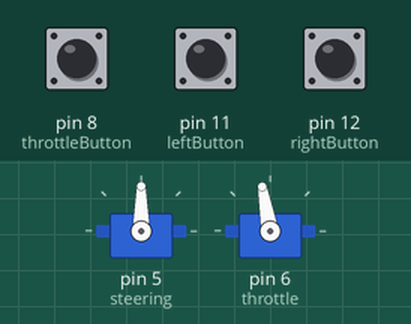
This sketch was run on a simulated Arduino Uno, built with avr-gcc and run on an emulated ATmega328P. Shown: 2 × servo. Inputs (shaded band) come from the test bench; at power-on: pin 8 (throttleButton) HIGH, pin 11 (leftButton) HIGH, pin 12 (rightButton) HIGH.

Above: at 1.2 s.
1.3 s: pin 8 (throttleButton) pulled LOW for 0.15 s
At 1.37 s:
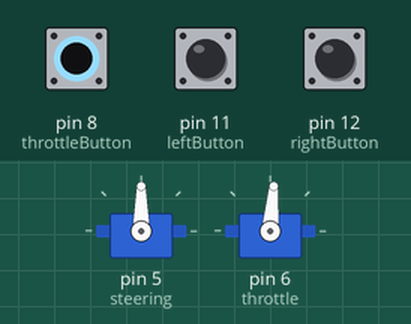
2.9 s: pin 11 (leftButton) pulled LOW for 0.15 s
At 2.97 s:
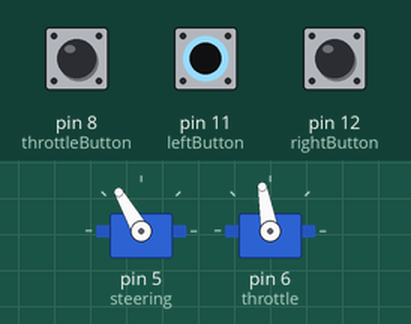
4.5 s: pin 12 (rightButton) pulled LOW for 0.15 s
At 4.57 s:
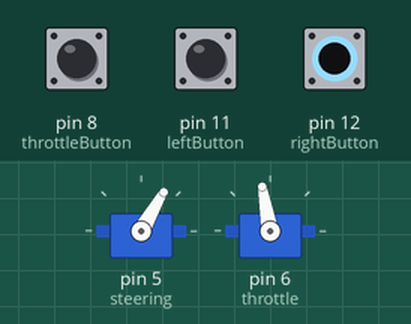
6.1 s: pin 12 (rightButton) pulled LOW for 3.2 s
At 9.8 s:
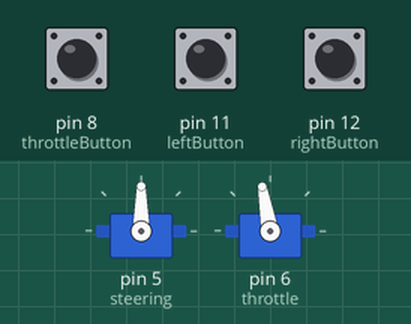
10.8 s: pin 8 (throttleButton) pulled LOW for 3.2 s
At 12.1 s:
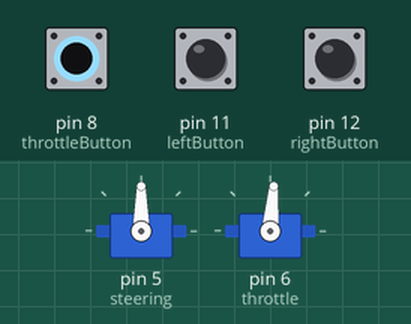
15.5 s: pin 8 (throttleButton) driven LOW and pin 11 (leftButton) driven LOW
At 16.9 s:
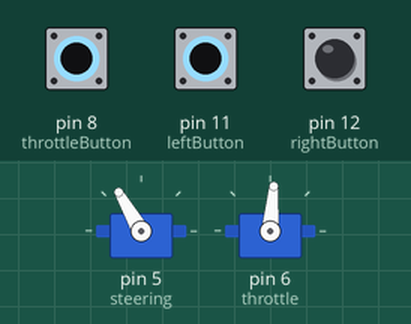
Timing chart, 0 to 18.0 s (numbered marks = the images above; inputs shaded):
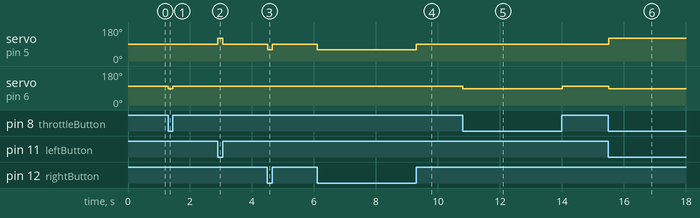

Measured:
- after the input at 1.3 s, servo on pin 6 (throttle): 100° → 85° at once, → 100° 0.15 s later
- after the input at 2.9 s, servo on pin 5 (steering): 90° → 120° at once, → 90° 0.15 s later
- after the input at 4.5 s, servo on pin 5 (steering): 90° → 60° at once, → 90° 0.15 s later
- after the input at 6.1 s, servo on pin 5 (steering): 90° → 60° at once, → 90° 3.2 s later
- after the input at 10.8 s, servo on pin 6 (throttle): 100° → 85° at once, → 100° 3.2 s later
- after the input at 15.5 s, servo on pin 5 (steering): 90° → 120° at once; servo on pin 6 (throttle): 100° → 85° at once

The sketch:

steeringAndThrottlePWMv2.ino
```cpp
/*
  Controls the steering and throttle on an RC car. On button press,
  a PWM signal is generated that controls the servo motor, which
  controls the steering. Use with Arduino Uno.

  Note to self: analogWrite() doesn't work.

  In contrast with steeringAndThrottlePWMv1, this program uses
  the servo libraries (<Servo.h>) and functions (Servo.attach,
  Servo.write) for more responsiveness. You may damage the motors,
  though.

  Old code is commented out.

  From experience, the throttle neutral point PWM signal is an
  uptime of around 1.56 to 1.60 ms. The ESC (electronic speed
  controller) must detect such a signal upon startup before it
  will run the motor, probably as a safety feature.
*/

#include <Servo.h>

// set the pin used to simulate the PWM output to control steering
int steering = 5;
int throttle = 6;
// set the pin for button input
int leftButton = 11;
int rightButton = 12;
int throttleButton = 8;
// initializes the servo steering motor
Servo steeringServo;
// pretends the ESC is also a servo
Servo throttleServo;

void setup() {
  // tells the Arduino that the steering output pin controls a servo
  steeringServo.attach(steering, 1220, 1700); // was pinMode(steering, OUTPUT);
  // pretends the throttle is a servo
  throttleServo.attach(throttle, 1040, 2000); // was pinMode(throttle, OUTPUT);
  // initialize the button pins as inputs.
  pinMode(leftButton, INPUT_PULLUP);
  pinMode(rightButton, INPUT_PULLUP);
  pinMode(throttleButton, INPUT_PULLUP);
}

void turnStraight() {
  steeringServo.write(90);
/*
  // simulated PWM output for going straight
  // the PWM output for going straight is
  // 1.45 ms high, 14.56 ms low.
  digitalWrite(steering, HIGH);
  delayMicroseconds(1450);
  digitalWrite(steering, LOW);
  delayMicroseconds(14560);
*/
}

void turnLeft() {
  steeringServo.write(120);
/*
  // simulated PWM output for turning full left
  // the PWM output for turning full left is
  // 1.70 ms high, 14.34 ms low.
  digitalWrite(steering, HIGH);
  delayMicroseconds(1700);
  digitalWrite(steering, LOW);
  delayMicroseconds(14340);
*/
}

void turnRight() {
  steeringServo.write(60);
/*
  // simulated PWM output for turning full right
  // the PWM output for turning full right is
  // 1.22 ms high, 14.80 ms low.
  digitalWrite(steering, HIGH);
  delayMicroseconds(1220);
  digitalWrite(steering, LOW);
  delayMicroseconds(14800);
*/
}

void accelerate() {
  throttleServo.write(85);
/*
  // simulated PWM output for light acceleration
  digitalWrite(throttle, HIGH);
  delayMicroseconds(1400);
  digitalWrite(throttle, LOW);
  delayMicroseconds(14640);
*/
}

void brake() {
  throttleServo.write(100);
/*
  // simulated PWM output for braking
  digitalWrite(throttle, HIGH);
  delayMicroseconds(1560);
  digitalWrite(throttle, LOW);
  delayMicroseconds(14480);
*/
}

// the loop routine runs over and over again forever:
void loop() {
  // read the pushbutton value into a variable
  int sensorValLeft = digitalRead(leftButton);
  int sensorValRight = digitalRead(rightButton);
  int sensorValThrottle = digitalRead(throttleButton);

  // Keep in mind the pullup means the pushbutton's
  // logic is inverted. It goes HIGH when it's open,
  // and LOW when it's pressed.

  // if no input is detected, go straight:
  if (sensorValLeft == HIGH && sensorValRight == HIGH) {
    turnStraight();
  }

  else if (sensorValLeft == LOW && sensorValRight == LOW) {
    turnStraight();
  }

  else if (sensorValLeft == LOW && sensorValRight == HIGH) {
    turnLeft();
  }

  else if (sensorValLeft == HIGH && sensorValRight == LOW) {
    turnRight();
  }

  if (sensorValThrottle == LOW) {
    accelerate();
  }

  else {
    brake();
  }
}
```
